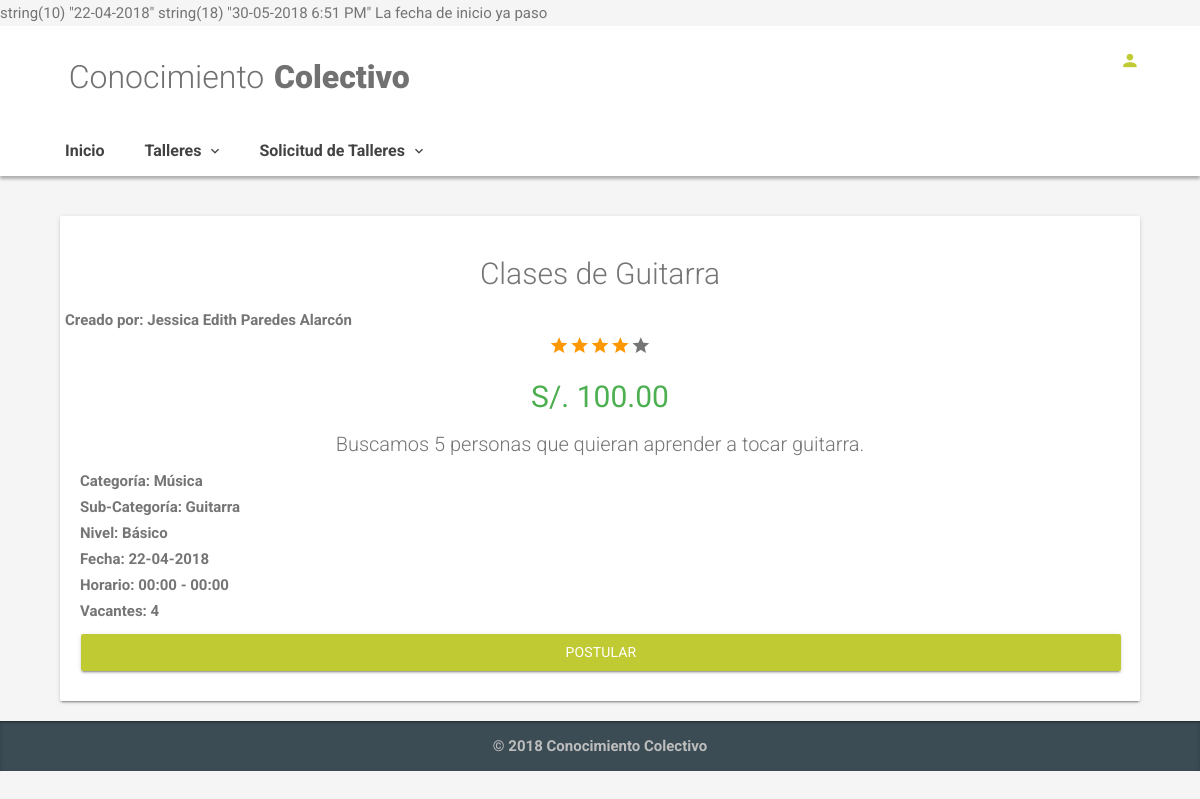
Page /index.php/workshop/description/1 on the earlier database version.
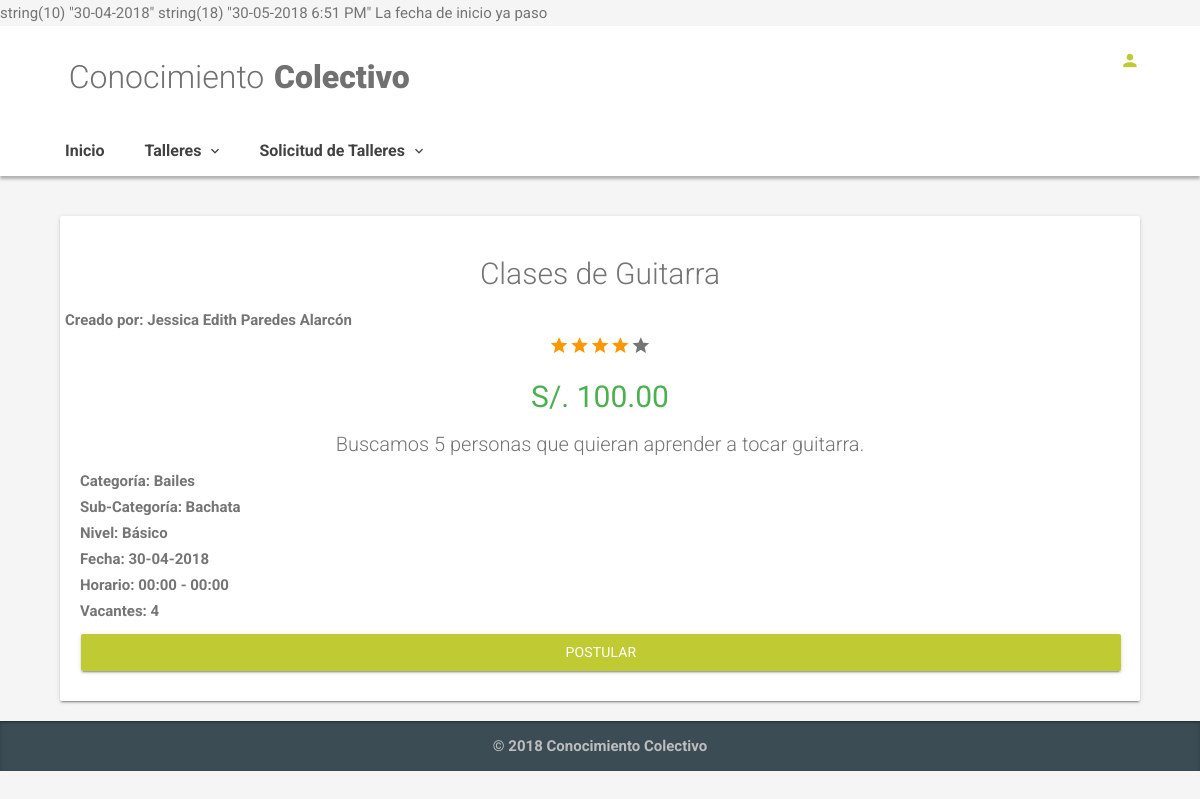
Same page on the later database version.
### tables this page shows
CREATE TABLE `workshops` (
  `id` int(11) NOT NULL AUTO_INCREMENT,
  `title` varchar(100) NOT NULL,
  `description` varchar(100) NOT NULL,
  `vacancy` smallint(6) NOT NULL,
  `amount` decimal(10,2) NOT NULL,
  `start_date` date DEFAULT NULL,
  `start_time` time NOT NULL,
  `end_time` time NOT NULL,
  `user_id` int(11) NOT NULL,
  `category_id` int(11) NOT NULL,
  `subcategory_id` int(11) DEFAULT NULL,
  `removed` enum('Activo','Eliminado') DEFAULT NULL,
  `level_id` int(11) DEFAULT NULL,
  `created_date` timestamp NOT NULL DEFAULT CURRENT_TIMESTAMP ON UPDATE CURRENT_TIMESTAMP,
  PRIMARY KEY (`id`),
  KEY `fk_workshops_user_id` (`user_id`),
  KEY `fk_workshops_category_id` (`category_id`),
  KEY `fk_workshops_subcategory_id_subcategories_id` (`subcategory_id`),
  KEY `fk_workshops_level_id_level_id` (`level_id`),
  CONSTRAINT `fk_workshops_category_id` FOREIGN KEY (`category_id`) REFERENCES `categories` (`id`) ON DELETE NO ACTION ON UPDATE NO ACTION,
  CONSTRAINT `fk_workshops_level_id_level_id` FOREIGN KEY (`level_id`) REFERENCES `level` (`id`),
  CONSTRAINT `fk_workshops_subcategory_id_subcategories_id` FOREIGN KEY (`subcategory_id`) REFERENCES `subcategories` (`id`),
  CONSTRAINT `fk_workshops_user_id` FOREIGN KEY (`user_id`) REFERENCES `users` (`id`) ON DELETE NO ACTION ON UPDATE NO ACTION
);

CREATE TABLE `categories` (
  `id` int(11) NOT NULL AUTO_INCREMENT,
  `name` varchar(20) NOT NULL,
  `parent_id` int(11) DEFAULT NULL,
  `removed` enum('Activo','Eliminado') DEFAULT NULL,
  PRIMARY KEY (`id`)
);

CREATE TABLE `subcategories` (
  `id` int(11) NOT NULL AUTO_INCREMENT,
  `sub_name` varchar(20) NOT NULL,
  `categories_id` int(11) NOT NULL,
  `removed` enum('Activo','Eliminado') DEFAULT NULL,
  PRIMARY KEY (`id`),
  KEY `fk_subcategories_parent_id_categories_id` (`categories_id`),
  CONSTRAINT `fk_subcategories_parent_id_categories_id` FOREIGN KEY (`categories_id`) REFERENCES `categories` (`id`)
);

CREATE TABLE `users` (
  `id` int(11) NOT NULL AUTO_INCREMENT,
  `name` varchar(20) NOT NULL,
  `last_name` varchar(20) NOT NULL,
  `email` varchar(30) NOT NULL,
  `password` varchar(20) NOT NULL,
  `cell_phone` varchar(9) NOT NULL,
  `date_birth` date DEFAULT NULL,
  `description` varchar(100) DEFAULT NULL,
  `created_date` timestamp NOT NULL DEFAULT CURRENT_TIMESTAMP ON UPDATE CURRENT_TIMESTAMP,
  `gender` enum('Femenino','Masculino') NOT NULL,
  `removed` enum('Activo','Eliminado') NOT NULL,
  `role` enum('Admin','Default') DEFAULT NULL,
  PRIMARY KEY (`id`)
);

CREATE TABLE `level` (
  `id` int(11) NOT NULL AUTO_INCREMENT,
  `level` varchar(20) NOT NULL,
  `dificult` int(11) DEFAULT NULL,
  PRIMARY KEY (`id`)
);

### index.php (called while the page is built, shortened)
<?php
require_once BASEPATH.'core/CodeIgniter.php';

### application/models/Workshop_model.php (called while the page is built, shortened)
<?php
class Workshop_model extends CI_Model {
    public function show_by_id($id){
        $sql = "SELECT
        w.id,
        w.title,
        DATE_FORMAT(w.start_date,'%d-%m-%Y') AS start_date,
        w.start_time,
        w.end_time,
        w.amount,
        w.vacancy,
        w.description,
        w.user_id AS workshop_creator,
        c.name AS category_name,
        sc.id AS sc_id,
        sc.sub_name,
        u.name AS user_name,
        u.last_name AS user_last_name,
        l.level AS level_name,
        l.dificult AS dificult
      FROM
        workshops AS w
        INNER JOIN categories AS c
          ON w.category_id = c.id
          INNER JOIN subcategories AS sc
            ON w.subcategory_id = sc.id
          INNER JOIN users AS u
            ON u.id = w.user_id
              INNER JOIN level AS l
              ON w.level_id = l.id
            WHERE w.`id` = ?
            LIMIT 1";
      $query = $this->db->query($sql,array($id));
      return $query->row_array();
    }
}

### application/views/workshops/description.php (the view)
<div class="container">
          <div class="col-xl-12 col-lg-12 col-md-12 col-sm-12 col-12">
            <div class="card animated zoomInDown animation-delay-5">
              <div class="card-body">
                <h2 align="center"><?php echo $description['title']?></h2>
                  <div class="row" align="center">
                    <li class="list-unstyled"> Creado por: <?php echo $description['user_name']?> <?php echo $description['user_last_name']?>
                    </li>
                    <div class="col-xl-12 col-lg-12 col-md-12 col-sm-12 col-12">
                        <i class="zmdi zmdi-hc-lg zmdi-star color-warning"></i>
                        <i class="zmdi zmdi-hc-lg zmdi-star color-warning"></i>
                        <i class="zmdi zmdi-hc-lg zmdi-star color-warning"></i>
                        <i class="zmdi zmdi-hc-lg zmdi-star color-warning"></i>
                        <i class="zmdi zmdi-hc-lg zmdi-star"></i>
                      </div>
                    </div>
                    <div class="col-xl-12 col-lg-12 col-md-12 col-sm-12 col-12" align="center">
                      <h2 class="color-success text-normal">S/. <?php echo $description['amount']?></h2>
                    </div>
                <p class="lead" align="center"><?php echo $description['description']?></p>
                <ul class="list-unstyled">
                  <li>Categoría: <?php echo $description['category_name']?></li>
                  <li> Sub-Categoría: <?php echo $description['sub_name']?></li>
                  <li> Nivel: <?php echo $description['level_name']?></li>
                  <li> Fecha: <?php echo $description['start_date']?></li>
                  <li> Horario: <?php echo date("H:i", strtotime($description['start_time']))?> - <?php echo date("H:i", strtotime($description['end_time']))?></li>
                  <li> Vacantes: <?php echo $description['vacancy']?> </li>
                </ul>
                <?php
                if ($description['workshop_creator'] != $this->session->userdata('s_iduser') || $w_historial['dificult'] >= $description['dificult']){
                  ?>
                <a href="<?php echo site_url('workshop/save_inscribed_user/'.$description['id'])?>" class="btn btn-primary btn-block btn-raised">Postular</a>
                <?php }?>
              </div>
            </div>
          </div>
      </div>

### application/views/template/basic.php (shortened to what this page needs)
<!DOCTYPE html>
<html lang="es">
  <head>
    <link rel="stylesheet" href="/assets/css/plugins.min.css">
    <link rel="stylesheet" href="/assets/css/style.lime-600.min.css">
    <link rel="stylesheet" href="/assets/css/jquery.timepicker.min.css">
  </head>
  <body>
    <div class="ms-site-container">
      <?php $this->load->view('template/header')?>
        <?php $this->load->view($page)?>
    </div>
  </body>
</html>

Differences in the rows shown:
changed workshops "Clases de Guitarra": category.name "Música" → "Bailes"; subcategory.sub_name "Guitarra" → "Bachata"
Other differences:
text written by a page script: "string(10) \"22-04-2018\" string(18) \"30-05-2018 6:51 PM\"" → "string(10) \"30-04-2018\" string(18) \"30-05-2018 6:51 PM\""
$description['start_date']: "22-04-2018" → "30-04-2018"
